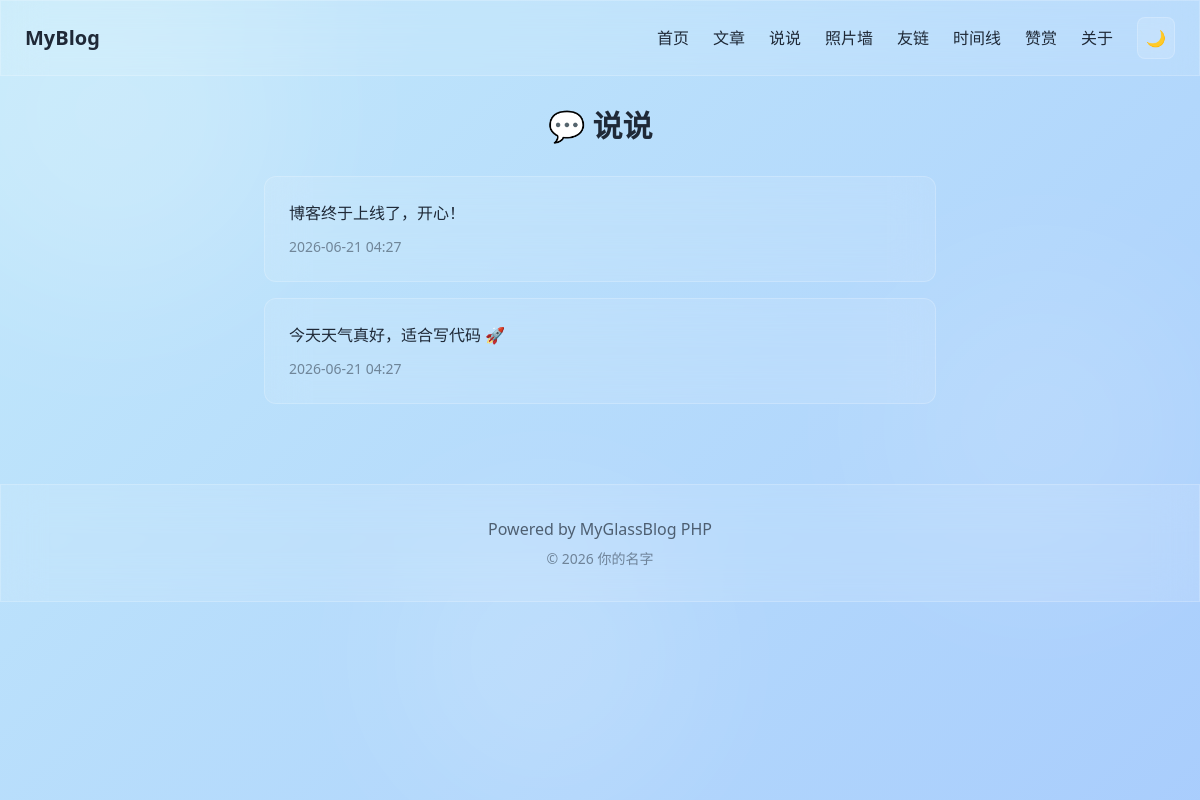
/chatter.php, run on the app's committed database.
### tables this page shows
CREATE TABLE `chatters` (
  `id` int(11) UNSIGNED NOT NULL AUTO_INCREMENT,
  `content` text NOT NULL COMMENT '内容',
  `images` varchar(2000) NOT NULL DEFAULT '' COMMENT '图片URL（JSON数组）',
  `created_at` timestamp NOT NULL DEFAULT CURRENT_TIMESTAMP,
  PRIMARY KEY (`id`),
  KEY `idx_created` (`created_at`)
);

### includes/Database.php (called while the page is built, shortened)
<?php
class Database {
    private static $instance = null;
    private $pdo;
    private function __construct() {
        $config = require __DIR__ . '/config.php';
        $dsn = sprintf(
            'mysql:host=%s;port=%d;dbname=%s;charset=%s',
            $config['db_host'],
            $config['db_port'],
            $config['db_name'],
            $config['db_charset']
        );
        $options = [
            PDO::ATTR_ERRMODE => PDO::ERRMODE_EXCEPTION,
            PDO::ATTR_DEFAULT_FETCH_MODE => PDO::FETCH_ASSOC,
            PDO::ATTR_EMULATE_PREPARES => false,
        ];
        try {
            $this->pdo = new PDO($dsn, $config['db_user'], $config['db_pass'], $options);
        } catch (PDOException $e) {
            if ($config['debug']) {
                die('数据库连接失败: ' . $e->getMessage());
            }
            die('数据库连接失败，请检查配置文件');
        }
    }
    public static function getInstance() {
        if (self::$instance === null) {
            self::$instance = new self();
        }
        return self::$instance;
    }
    public function query($sql, $params = []) {
        $stmt = $this->pdo->prepare($sql);
        $stmt->execute($params);
        return $stmt->fetchAll();
    }
}

### config.php (called while the page is built)
<?php
return [
    'db_host' => 'localhost',
    'db_port' => 3306,
    'db_name' => 'myglassblog',
    'db_user' => 'root',
    'db_pass' => '',
    'db_charset' => 'utf8mb4',
    'site_url' => '',
    'upload_dir' => 'uploads',
    'debug' => false,
    'posts_per_page' => 10,
    'chatters_per_page' => 20,
    'photos_per_page' => 30,
];

### includes/Settings.php (called while the page is built, shortened)
<?php
class Settings {
    private $db;
    private $cache = [];
    public function __construct() {
        $this->db = Database::getInstance();
        $this->loadAll();
    }
    private function loadAll() {
        $rows = $this->db->query("SELECT site_key, site_value FROM settings");
        foreach ($rows as $row) {
            $this->cache[$row['site_key']] = $row['site_value'];
        }
    }
    public function get($key, $default = '') {
        return $this->cache[$key] ?? $default;
    }
}

### includes/functions.php (called while the page is built, shortened)
<?php
require_once __DIR__ . '/Database.php';
require_once __DIR__ . '/Settings.php';
require_once __DIR__ . '/Chatter.php';
function site_url($path = '') {
    $config = require __DIR__ . '/../config.php';
    $baseUrl = $config['site_url'];
    if (empty($baseUrl)) {
        $protocol = isset($_SERVER['HTTPS']) && $_SERVER['HTTPS'] === 'on' ? 'https' : 'http';
        $baseUrl = $protocol . '://' . $_SERVER['HTTP_HOST'];
    }
    return rtrim($baseUrl, '/') . '/' . ltrim($path, '/');
}
function site_config() {
    static $settings = null;
    if ($settings === null) {
        $settings = new Settings();
    }
    return $settings;
}
function format_time($datetime, $format = 'Y-m-d H:i') {
    return date($format, strtotime($datetime));
}
function e($text) {
    return htmlspecialchars($text, ENT_QUOTES, 'UTF-8');
}

### includes/Chatter.php (called while the page is built, shortened)
<?php
class Chatter {
    private $db;
    public function __construct() {
        $this->db = Database::getInstance();
    }
    public function getList($page = 1, $perPage = 20) {
        $offset = ($page - 1) * $perPage;
        $sql = "SELECT * FROM chatters ORDER BY created_at DESC LIMIT ?, ?";
        return $this->db->query($sql, [$offset, $perPage]);
    }
}

### chatter.php (the view, shortened to what this page needs)
<?php
require_once __DIR__ . '/includes/functions.php';
$settings = site_config();
$chatterModel = new Chatter();
$page = isset($_GET['page']) ? max(1, intval($_GET['page'])) : 1;
$perPage = intval($settings->get('chatters_per_page', 20));
$chatters = $chatterModel->getList($page, $perPage);
require_once __DIR__ . '/templates/header.php';
?>
<h1 class="text-3xl font-bold mb-8 text-center">💬 说说</h1>
<div class="max-w-2xl mx-auto space-y-4">
    <?php if (empty($chatters)): ?>
        <div class="glass rounded-xl p-8 text-center opacity-70">
            暂无说说
        </div>
    <?php else: ?>
        <?php foreach ($chatters as $chatter): ?>
            <div class="glass rounded-xl p-6">
                <div class="whitespace-pre-wrap mb-3"><?= e($chatter['content']) ?></div>
                <div class="text-sm opacity-50"><?= format_time($chatter['created_at'], 'Y-m-d H:i') ?></div>
            </div>
        <?php endforeach; ?>
    <?php endif; ?>
</div>
<?php require_once __DIR__ . '/templates/footer.php'; ?>

### data on the page
chatters: content "博客终于上线了，开心！", created_at "2026-06-21 04:27"
chatters: content "今天天气真好，适合写代码 🚀", created_at "2026-06-21 04:27"

### other printed values
$settings->get('nav_title', 'MyBlog') "MyBlog"
$settings->get('footer_text', 'Powered by MyGlassBlog PHP') "Powered by MyGlassBlog PHP"
$settings->get('site_author') "你的名字"
